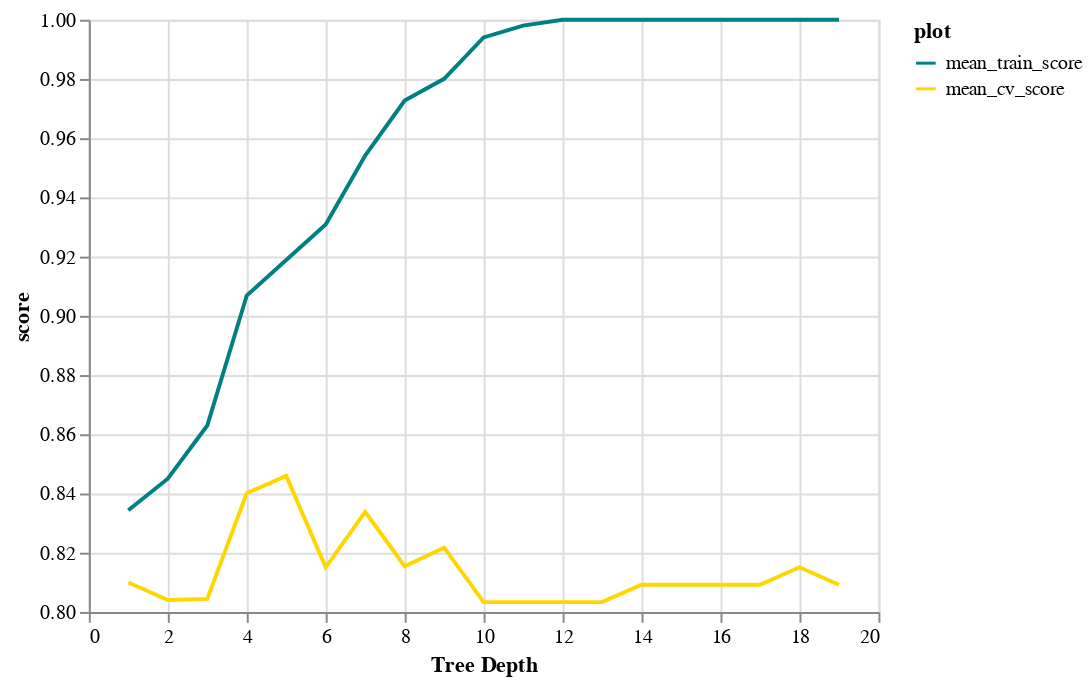

Notebook cell for this chart:
### Code cell
chart1.encode(alt.Y('score:Q', scale=alt.Scale(zero=False)))

### Figure 1 — Vega-Lite specification as saved in the notebook (floating-point values rounded to 4 significant figures)
{"config": {"view": {"continuousWidth": 400, "continuousHeight": 300}}, "data": {"name": "data-528f9d2a68bceb4cfdc008fd426c7bd4"}, "mark": "line", "encoding": {"color": {"type": "nominal", "field": "plot", "scale": {"domain": ["mean_train_score", "mean_cv_score"], "range": ["teal", "gold"]}}, "x": {"type": "quantitative", "axis": {"title": "Tree Depth"}, "field": "depth"}, "y": {"type": "quantitative", "field": "score", "scale": {"zero": false}}}, "$schema": "https://vega.github.io/schema/vega-lite/v4.8.1.json", "datasets": {"data-528f9d2a68bceb4cfdc008fd426c7bd4": [{"depth": 1, "plot": "mean_train_score", "score": 0.8343}, {"depth": 2, "plot": "mean_train_score", "score": 0.845}, {"depth": 3, "plot": "mean_train_score", "score": 0.863}, {"depth": 4, "plot": "mean_train_score", "score": 0.9069}, {"depth": 5, "plot": "mean_train_score", "score": 0.9188}, {"depth": 6, "plot": "mean_train_score", "score": 0.9308}, {"depth": 7, "plot": "mean_train_score", "score": 0.9541}, {"depth": 8, "plot": "mean_train_score", "score": 0.9727}, {"depth": 9, "plot": "mean_train_score", "score": 0.98}, {"depth": 10, "plot": "mean_train_score", "score": 0.994}, {"depth": 11, "plot": "mean_train_score", "score": 0.998}, {"depth": 12, "plot": "mean_train_score", "score": 1.0}, {"depth": 13, "plot": "mean_train_score", "score": 1.0}, {"depth": 14, "plot": "mean_train_score", "score": 1.0}, {"depth": 15, "plot": "mean_train_score", "score": 1.0}, {"depth": 16, "plot": "mean_train_score", "score": 1.0}, {"depth": 17, "plot": "mean_train_score", "score": 1.0}, {"depth": 18, "plot": "mean_train_score", "score": 1.0}, {"depth": 19, "plot": "mean_train_score", "score": 1.0}, {"depth": 1, "plot": "mean_cv_score", "score": 0.8099}, {"depth": 2, "plot": "mean_cv_score", "score": 0.804}, {"depth": 3, "plot": "mean_cv_score", "score": 0.8044}, {"depth": 4, "plot": "mean_cv_score", "score": 0.8401}, {"depth": 5, "plot": "mean_cv_score", "score": 0.846}, {"depth": 6, "plot": "mean_cv_score", "score": 0.8151}, {"depth": 7, "plot": "mean_cv_score", "score": 0.8338}, {"depth": 8, "plot": "mean_cv_score", "score": 0.8154}, {"depth": 9, "plot": "mean_cv_score", "score": 0.8217}, {"depth": 10, "plot": "mean_cv_score", "score": 0.8033}, {"depth": 11, "plot": "mean_cv_score", "score": 0.8033}, {"depth": 12, "plot": "mean_cv_score", "score": 0.8033}, {"depth": 13, "plot": "mean_cv_score", "score": 0.8033}, {"depth": 14, "plot": "mean_cv_score", "score": 0.8092}, {"depth": 15, "plot": "mean_cv_score", "score": 0.8092}, {"depth": 16, "plot": "mean_cv_score", "score": 0.8092}, {"depth": 17, "plot": "mean_cv_score", "score": 0.8092}, {"depth": 18, "plot": "mean_cv_score", "score": 0.8151}, {"depth": 19, "plot": "mean_cv_score", "score": 0.8092}]}}
